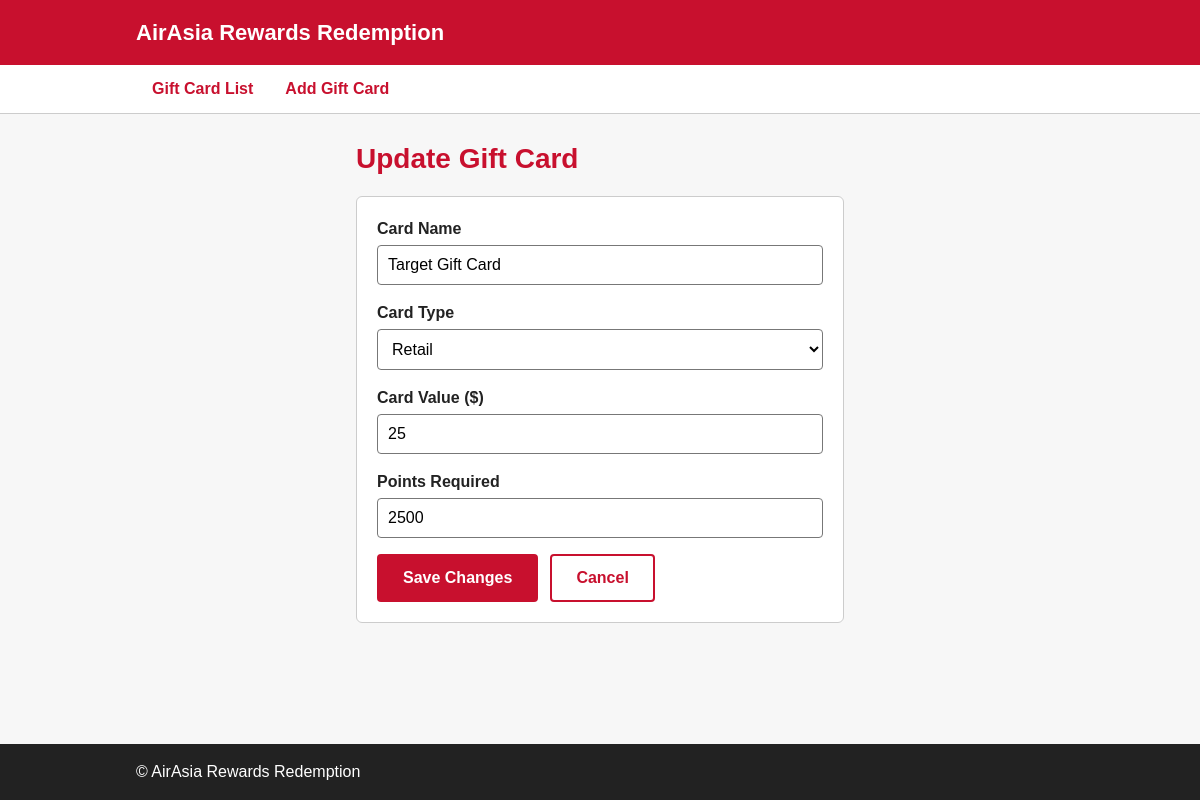
The app's page /card-update.php?card_id=2 with its own data.
### tables this page shows
CREATE TABLE GIFTCARD (
    cardId    INTEGER PRIMARY KEY AUTOINCREMENT,    -- int(11), auto-generated
    cardName  VARCHAR(100) NOT NULL,                -- varchar(100)
    cardType  VARCHAR(100) NOT NULL,                -- varchar(100)
    cardValue FLOAT NOT NULL CHECK (cardValue > 0), -- float(10)
    points    INT NOT NULL CHECK (points > 0)       -- int(50)
);

### includes/validation.php (called while the page is built, shortened)
<?php
function parseGiftCardId(mixed $value): ?int
{
    $cardId = filter_var(
        $value,
        FILTER_VALIDATE_INT,
        ['options' => ['min_range' => 1]],
    );
    return is_int($cardId) ? $cardId : null;
}

### includes/gift-card-helpers.php (called while the page is built)
<?php
function findGiftCard(PDO $pdo, int $cardId): ?array
{
    $statement = $pdo->prepare(
        'SELECT cardId, cardName, cardType, cardValue, points FROM GIFTCARD WHERE cardId = :cardId'
    );
    $statement->bindValue(':cardId', $cardId, PDO::PARAM_INT);
    $statement->execute();
    $card = $statement->fetch();
    return $card ?: null;
}

### card-update.php (the view, shortened to what this page needs)
<?php
require_once __DIR__ . '/includes/db.php';
require_once __DIR__ . '/includes/gift-card-helpers.php';
require_once __DIR__ . '/includes/validation.php';
$isPost = ($_SERVER['REQUEST_METHOD'] ?? 'GET') === 'POST';
$cardId = parseGiftCardId(
    $isPost ? ($_POST['card_id'] ?? null) : ($_GET['card_id'] ?? null),
);
$card = $cardId === null ? null : findGiftCard($pdo, $cardId);
if ($card !== null && !$isPost) {
    $values = [
        'card_name' => $card['cardName'],
        'card_type' => $card['cardType'],
        'card_value' => (string) $card['cardValue'],
        'points_required' => (string) $card['points'],
    ];
}
require_once __DIR__ . '/includes/header.php';
require_once __DIR__ . '/includes/nav.php';
?>
  <main class="container narrow">
    <?php if ($card === null): ?>
      <h1>Gift Card Not Found</h1>
      <p>The requested gift card could not be found.</p>
      <p><a href="card-list.php">Return to Gift Card List</a></p>
    <?php else: ?>
      <h1>Update Gift Card</h1>
      <form action="card-update.php?card_id=<?= $cardId ?>" method="post">
        <div class="field">
          <label for="card-name">Card Name</label>
          <input type="text" id="card-name" name="card_name" maxlength="100" required
                 value="<?= htmlspecialchars($values['card_name'], ENT_QUOTES, 'UTF-8') ?>">
        </div>
        <div class="field">
          <label for="card-type">Card Type</label>
          <select id="card-type" name="card_type" required>
            <?php foreach (GIFT_CARD_TYPES as $type): ?>
              <option value="<?= htmlspecialchars($type, ENT_QUOTES, 'UTF-8') ?>"
                <?= $values['card_type'] === $type ? 'selected' : '' ?>>
                <?= htmlspecialchars($type, ENT_QUOTES, 'UTF-8') ?>
              </option>
            <?php endforeach; ?>
          </select>
        </div>
        <div class="field">
          <label for="card-value">Card Value ($)</label>
          <input type="number" id="card-value" name="card_value" step="0.01" min="0.01" required
                 value="<?= htmlspecialchars($values['card_value'], ENT_QUOTES, 'UTF-8') ?>">
        </div>
        <div class="field">
          <label for="points-required">Points Required</label>
          <input type="number" id="points-required" name="points_required" step="1" min="1" required
                 value="<?= htmlspecialchars($values['points_required'], ENT_QUOTES, 'UTF-8') ?>">
        </div>
        <div class="actions">
          <button type="submit" class="btn">Save Changes</button>
          <a href="card-details.php?card_id=<?= $cardId ?>" class="btn btn-secondary">Cancel</a>
        </div>
      </form>
    <?php endif; ?>
  </main>
<?php require_once __DIR__ . '/includes/footer.php'; ?>

### css/styles.css (style rules this page uses)
* { box-sizing: border-box; }
body { margin: 0; min-height: 100vh; display: flex; flex-direction: column; font-family: Arial, Helvetica, sans-serif; line-height: 1.5; color: #222222; background: #f7f7f7; }
h1 { margin: 0 0 16px; font-size: 28px; color: #c8102e; }
a { color: #1a4fb5; }
.container { max-width: 960px; width: 100%; margin: 0 auto; padding: 24px 16px; }
main.container { flex: 1; }
.container.narrow { max-width: 520px; }
form { background: #ffffff; border: 1px solid #cccccc; border-radius: 6px; padding: 20px; }
.field { margin-bottom: 16px; }
label { display: block; margin-bottom: 4px; font-weight: bold; }
input, select { width: 100%; padding: 10px; font-size: 16px; border: 1px solid #777777; border-radius: 4px; background: #ffffff; }
.actions { display: flex; flex-wrap: wrap; gap: 12px; }
.btn { display: inline-block; padding: 10px 24px; font-size: 16px; font-weight: bold; text-align: center; text-decoration: none; color: #ffffff; background: #c8102e; border: 2px solid #c8102e; border-radius: 4px; cursor: pointer; }
.btn-secondary { color: #c8102e; background: #ffffff; }

### records on screen
giftcard: card_name "Target Gift Card", card_type "Retail", card_value "25", points_required "2500"
